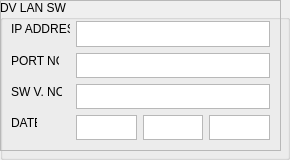
        <widget class="QGroupBox" name="groupBox_6">
         <property name="font">
          <font>
           <family>Arial</family>
          </font>
         </property>
         <property name="title">
          <string>DV LAN SW</string>
         </property>
         <widget class="QFrame" name="frame_6">
          <property name="geometry">
           <rect>
            <x>0</x>
            <y>0</y>
            <width>281</width>
            <height>151</height>
           </rect>
          </property>
          <property name="frameShape">
           <enum>QFrame::StyledPanel</enum>
          </property>
          <property name="frameShadow">
           <enum>QFrame::Raised</enum>
          </property>
         </widget>
         <widget class="QTextEdit" name="DVLS_IP_LE">
          <property name="geometry">
           <rect>
            <x>76</x>
            <y>21</y>
            <width>194</width>
            <height>26</height>
           </rect>
          </property>
         </widget>
         <widget class="QLabel" name="DVLS_P_LB">
          <property name="geometry">
           <rect>
            <x>11</x>
            <y>53</y>
            <width>48</width>
            <height>16</height>
           </rect>
          </property>
          <property name="text">
           <string>PORT NO.</string>
          </property>
         </widget>
         <widget class="QTextEdit" name="DVLS_D_LE">
          <property name="geometry">
           <rect>
            <x>76</x>
            <y>115</y>
            <width>61</width>
            <height>25</height>
           </rect>
          </property>
         </widget>
         <widget class="QTextEdit" name="DVLS_P_LE">
          <property name="geometry">
           <rect>
            <x>76</x>
            <y>53</y>
            <width>194</width>
            <height>25</height>
           </rect>
          </property>
         </widget>
         <widget class="QTextEdit" name="DVLS_Y_LE">
          <property name="geometry">
           <rect>
            <x>209</x>
            <y>115</y>
            <width>61</width>
            <height>25</height>
           </rect>
          </property>
         </widget>
         <widget class="QLabel" name="DVLS_V_LB">
          <property name="geometry">
           <rect>
            <x>11</x>
            <y>84</y>
            <width>51</width>
            <height>16</height>
           </rect>
          </property>
          <property name="text">
           <string>SW V. NO.</string>
          </property>
         </widget>
         <widget class="QTextEdit" name="DVLS_M_LE">
          <property name="geometry">
           <rect>
            <x>143</x>
            <y>115</y>
            <width>60</width>
            <height>25</height>
           </rect>
          </property>
         </widget>
         <widget class="QTextEdit" name="DVLS_V_LE">
          <property name="geometry">
           <rect>
            <x>76</x>
            <y>84</y>
            <width>194</width>
            <height>25</height>
           </rect>
          </property>
         </widget>
         <widget class="QLabel" name="DVLS_D_LB">
          <property name="geometry">
           <rect>
            <x>11</x>
            <y>115</y>
            <width>26</width>
            <height>16</height>
           </rect>
          </property>
          <property name="text">
           <string>DATE</string>
          </property>
         </widget>
         <widget class="QLabel" name="DVLS_IP_LB">
          <property name="geometry">
           <rect>
            <x>11</x>
            <y>21</y>
            <width>59</width>
            <height>16</height>
           </rect>
          </property>
          <property name="text">
           <string>IP ADDRESS</string>
          </property>
         </widget>
        </widget>
